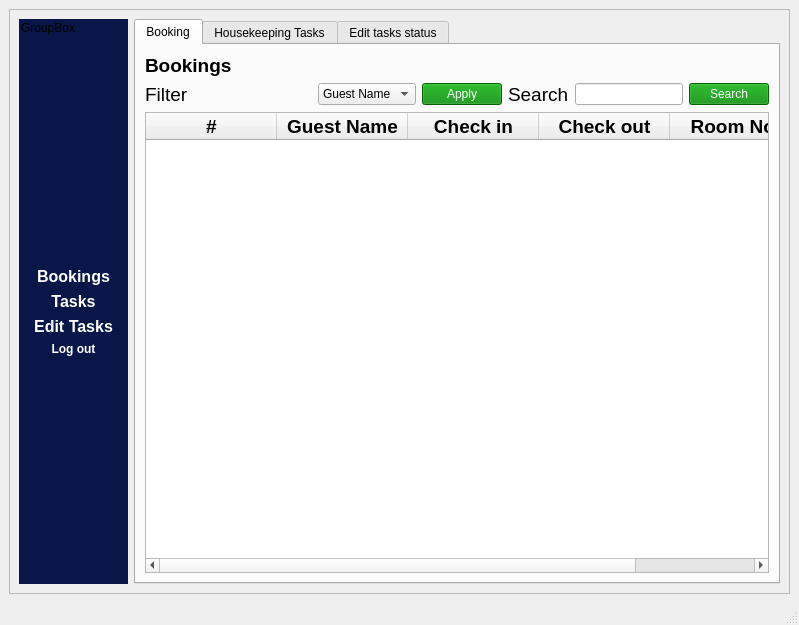
<?xml version="1.0" encoding="UTF-8"?>
<ui version="4.0">
 <class>MainWindow</class>
 <widget class="QMainWindow" name="MainWindow">
  <property name="geometry">
   <rect>
    <x>0</x>
    <y>0</y>
    <width>799</width>
    <height>625</height>
   </rect>
  </property>
  <property name="windowTitle">
   <string>MainWindow</string>
  </property>
  <widget class="QWidget" name="centralwidget">
   <layout class="QGridLayout" name="gridLayout">
    <item row="0" column="0">
     <widget class="QScrollArea" name="scrollArea">
      <property name="widgetResizable">
       <bool>true</bool>
      </property>
      <widget class="QWidget" name="scrollAreaWidgetContents">
       <property name="geometry">
        <rect>
         <x>0</x>
         <y>0</y>
         <width>777</width>
         <height>563</height>
        </rect>
       </property>
       <layout class="QGridLayout" name="gridLayout_5">
        <item row="0" column="0">
         <layout class="QGridLayout" name="gridLayout_2">
          <item row="0" column="0">
           <widget class="QGroupBox" name="groupBox">
            <property name="styleSheet">
             <string notr="true">QGroupBox {
	
	background-color: rgb(8, 23, 72);
border:none;
}</string>
            </property>
            <property name="title">
             <string>GroupBox</string>
            </property>
            <layout class="QGridLayout" name="gridLayout_4">
             <item row="0" column="0">
              <layout class="QVBoxLayout" name="verticalLayout">
               <item>
                <widget class="QPushButton" name="pushButton_13">
                 <property name="styleSheet">
                  <string notr="true">QPushButton{
	color: rgb(255, 255, 255);
	background-color: rgb(8, 23, 72);
border: none;
outline: none;
	font: 75 italic 18pt &quot;Segoe UI&quot;;
}
QPushButton::hover
{

	background-color: rgb(0, 85, 255);
}</string>
                 </property>
                 <property name="text">
                  <string/>
                 </property>
                </widget>
               </item>
               <item>
                <widget class="QPushButton" name="pushButton">
                 <property name="font">
                  <font>
                   <family>Segoe UI</family>
                   <pointsize>12</pointsize>
                   <weight>75</weight>
                   <italic>false</italic>
                   <bold>true</bold>
                  </font>
                 </property>
                 <property name="styleSheet">
                  <string notr="true">QPushButton{
	color: rgb(255, 255, 255);
	background-color: rgb(8, 23, 72);
border: none;
outline: none;
	font: 75 italic 12pt &quot;Segoe UI&quot;;
font:Bold;
}
QPushButton::hover
{

	background-color: rgb(0, 85, 255);
}</string>
                 </property>
                 <property name="text">
                  <string>  Bookings  </string>
                 </property>
                 <property name="shortcut">
                  <string/>
                 </property>
                </widget>
               </item>
               <item>
                <widget class="QPushButton" name="pushButton_2">
                 <property name="font">
                  <font>
                   <family>Segoe UI</family>
                   <pointsize>12</pointsize>
                   <weight>75</weight>
                   <italic>false</italic>
                   <bold>true</bold>
                  </font>
                 </property>
                 <property name="styleSheet">
                  <string notr="true">QPushButton{
	color: rgb(255, 255, 255);
	background-color: rgb(8, 23, 72);
border: none;
outline: none;
	font: 75 italic 12pt &quot;Segoe UI&quot;;
font:Bold;
}
QPushButton::hover
{

	background-color: rgb(0, 85, 255);
}</string>
                 </property>
                 <property name="text">
                  <string>Tasks</string>
                 </property>
                </widget>
               </item>
               <item>
                <widget class="QPushButton" name="pushButton_3">
                 <property name="font">
                  <font>
                   <family>Segoe UI</family>
                   <pointsize>12</pointsize>
                   <weight>75</weight>
                   <italic>false</italic>
                   <bold>true</bold>
                  </font>
                 </property>
                 <property name="styleSheet">
                  <string notr="true">QPushButton{
	color: rgb(255, 255, 255);
	background-color: rgb(8, 23, 72);
border: none;
outline: none;
	font: 75 italic 12pt &quot;Segoe UI&quot;;
font:Bold;
}
QPushButton::hover
{

	background-color: rgb(0, 85, 255);
}</string>
                 </property>
                 <property name="text">
                  <string>Edit Tasks</string>
                 </property>
                </widget>
               </item>
               <item>
                <widget class="QPushButton" name="pushButton_4">
                 <property name="styleSheet">
                  <string notr="true">QPushButton{
	color: rgb(255, 255, 255);
	background-color: rgb(8, 23, 72);
border: none;
outline: none;
	font: 75 italic 12pt &quot;Segoe UI&quot;;
font:Bold;
}
QPushButton::hover
{

	background-color: rgb(0, 85, 255);
}</string>
                 </property>
                 <property name="text">
                  <string>Log out</string>
                 </property>
                </widget>
               </item>
              </layout>
             </item>
            </layout>
           </widget>
          </item>
          <item row="0" column="1">
           <widget class="QTabWidget" name="tabWidget">
            <property name="styleSheet">
             <string notr="true"/>
            </property>
            <property name="currentIndex">
             <number>0</number>
            </property>
            <widget class="QWidget" name="tab">
             <attribute name="title">
              <string>Booking</string>
             </attribute>
             <layout class="QGridLayout" name="gridLayout_3" columnstretch="10,0,0,0,0,0,0,0">
              <item row="0" column="0" colspan="2">
               <widget class="QLabel" name="label_2">
                <property name="font">
                 <font>
                  <family>Segoe UI</family>
                  <pointsize>14</pointsize>
                  <weight>75</weight>
                  <italic>false</italic>
                  <bold>true</bold>
                 </font>
                </property>
                <property name="styleSheet">
                 <string notr="true">QLabel{
font-weight:bold;
}</string>
                </property>
                <property name="text">
                 <string>Bookings</string>
                </property>
               </widget>
              </item>
              <item row="1" column="2" colspan="2">
               <widget class="QComboBox" name="comboBox_4">
                <item>
                 <property name="text">
                  <string>Guest Name</string>
                 </property>
                </item>
                <item>
                 <property name="text">
                  <string>Room No.</string>
                 </property>
                </item>
               </widget>
              </item>
              <item row="1" column="4">
               <widget class="QPushButton" name="pushButton_5">
                <property name="styleSheet">
                 <string notr="true">QPushButton {
	
	font: 75 10pt &quot;Segoe UI&quot;;
	
	background-color: rgb(0, 136, 0);
	color: rgb(255, 255, 255);
 }

QPushButton::hover
{

	
	background-color: rgb(0, 255, 0);
}</string>
                </property>
                <property name="text">
                 <string>Apply</string>
                </property>
               </widget>
              </item>
              <item row="1" column="6">
               <widget class="QLineEdit" name="lineEdit"/>
              </item>
              <item row="1" column="5">
               <widget class="QLabel" name="label_4">
                <property name="font">
                 <font>
                  <family>Segoe UI</family>
                  <pointsize>14</pointsize>
                  <weight>50</weight>
                  <italic>false</italic>
                  <bold>false</bold>
                 </font>
                </property>
                <property name="text">
                 <string>Search</string>
                </property>
               </widget>
              </item>
              <item row="1" column="7">
               <widget class="QPushButton" name="pushButton_6">
                <property name="styleSheet">
                 <string notr="true">QPushButton {
	
	font: 75 10pt &quot;Segoe UI&quot;;
	
	background-color: rgb(0, 136, 0);
	color: rgb(255, 255, 255);
 }

QPushButton::hover
{

	
	background-color: rgb(0, 255, 0);
}</string>
                </property>
                <property name="text">
                 <string>Search</string>
                </property>
               </widget>
              </item>
              <item row="1" column="0">
               <widget class="QLabel" name="label_3">
                <property name="font">
                 <font>
                  <family>Segoe UI</family>
                  <pointsize>14</pointsize>
                  <weight>50</weight>
                  <italic>false</italic>
                  <bold>false</bold>
                 </font>
                </property>
                <property name="text">
                 <string>Filter</string>
                </property>
               </widget>
              </item>
              <item row="2" column="0" colspan="8">
               <widget class="QTableWidget" name="tableWidget_2">
                <attribute name="horizontalHeaderDefaultSectionSize">
                 <number>131</number>
                </attribute>
                <column>
                 <property name="text">
                  <string>#</string>
                 </property>
                 <property name="font">
                  <font>
                   <family>Segoe UI</family>
                   <pointsize>14</pointsize>
                   <weight>75</weight>
                   <bold>true</bold>
                  </font>
                 </property>
                 <property name="textAlignment">
                  <set>AlignCenter</set>
                 </property>
                </column>
                <column>
                 <property name="text">
                  <string>Guest Name</string>
                 </property>
                 <property name="font">
                  <font>
                   <family>Segoe UI</family>
                   <pointsize>14</pointsize>
                   <weight>75</weight>
                   <bold>true</bold>
                  </font>
                 </property>
                 <property name="textAlignment">
                  <set>AlignCenter</set>
                 </property>
                </column>
                <column>
                 <property name="text">
                  <string>Check in</string>
                 </property>
                 <property name="font">
                  <font>
                   <family>Segoe UI</family>
                   <pointsize>14</pointsize>
                   <weight>75</weight>
                   <bold>true</bold>
                  </font>
                 </property>
                 <property name="textAlignment">
                  <set>AlignCenter</set>
                 </property>
                </column>
                <column>
                 <property name="text">
                  <string>Check out</string>
                 </property>
                 <property name="font">
                  <font>
                   <family>Segoe UI</family>
                   <pointsize>14</pointsize>
                   <weight>75</weight>
                   <bold>true</bold>
                  </font>
                 </property>
                 <property name="textAlignment">
                  <set>AlignCenter</set>
                 </property>
                </column>
                <column>
                 <property name="text">
                  <string>Room No.</string>
                 </property>
                 <property name="font">
                  <font>
                   <pointsize>14</pointsize>
                   <weight>75</weight>
                   <bold>true</bold>
                  </font>
                 </property>
                </column>
               </widget>
              </item>
             </layout>
            </widget>
            <widget class="QWidget" name="tab_2">
             <attribute name="title">
              <string>Housekeeping Tasks</string>
             </attribute>
             <layout class="QGridLayout" name="gridLayout_6">
              <item row="0" column="0">
               <widget class="QLabel" name="label_47">
                <property name="font">
                 <font>
                  <family>Segoe UI</family>
                  <pointsize>14</pointsize>
                  <weight>75</weight>
                  <italic>false</italic>
                  <bold>true</bold>
                 </font>
                </property>
                <property name="styleSheet">
                 <string notr="true">QLabel{
font-weight:bold;
}</string>
                </property>
                <property name="text">
                 <string>Tasks</string>
                </property>
               </widget>
              </item>
              <item row="1" column="0" colspan="2">
               <widget class="QTableWidget" name="tableWidget_9">
                <column>
                 <property name="text">
                  <string>#</string>
                 </property>
                 <property name="font">
                  <font>
                   <family>Segoe UI</family>
                   <pointsize>14</pointsize>
                  </font>
                 </property>
                 <property name="textAlignment">
                  <set>AlignCenter</set>
                 </property>
                </column>
                <column>
                 <property name="text">
                  <string>Date</string>
                 </property>
                 <property name="font">
                  <font>
                   <family>Segoe UI</family>
                   <pointsize>14</pointsize>
                  </font>
                 </property>
                 <property name="textAlignment">
                  <set>AlignCenter</set>
                 </property>
                </column>
                <column>
                 <property name="text">
                  <string>Task</string>
                 </property>
                 <property name="font">
                  <font>
                   <family>Segoe UI</family>
                   <pointsize>14</pointsize>
                  </font>
                 </property>
                 <property name="textAlignment">
                  <set>AlignCenter</set>
                 </property>
                </column>
                <column>
                 <property name="text">
                  <string>Satuts</string>
                 </property>
                 <property name="font">
                  <font>
                   <family>Segoe UI</family>
                   <pointsize>14</pointsize>
                  </font>
                 </property>
                 <property name="textAlignment">
                  <set>AlignCenter</set>
                 </property>
                </column>
               </widget>
              </item>
              <item row="2" column="1">
               <widget class="QPushButton" name="pushButton_9">
                <property name="styleSheet">
                 <string notr="true">QPushButton {
	
	font: 75 16pt &quot;Segoe UI&quot;;
	
	background-color: rgb(0, 136, 0);
	color: rgb(255, 255, 255);
 }

QPushButton::hover
{

	
	background-color: rgb(0, 255, 0);
}</string>
                </property>
                <property name="text">
                 <string>Edit Tasks status</string>
                </property>
               </widget>
              </item>
              <item row="0" column="1">
               <widget class="QPushButton" name="pushButton_12">
                <property name="styleSheet">
                 <string notr="true">QPushButton {
	
	font: 75 16pt &quot;Segoe UI&quot;;
	
	background-color: rgb(0, 136, 0);
	color: rgb(255, 255, 255);
 }

QPushButton::hover
{

	
	background-color: rgb(0, 255, 0);
}</string>
                </property>
                <property name="text">
                 <string>Show all assigned tasks</string>
                </property>
               </widget>
              </item>
             </layout>
            </widget>
            <widget class="QWidget" name="tab_3">
             <attribute name="title">
              <string>Edit tasks status</string>
             </attribute>
             <widget class="QWidget" name="">
              <property name="geometry">
               <rect>
                <x>9</x>
                <y>8</y>
                <width>551</width>
                <height>441</height>
               </rect>
              </property>
              <layout class="QGridLayout" name="gridLayout_7">
               <item row="0" column="0">
                <widget class="QLabel" name="label_52">
                 <property name="maximumSize">
                  <size>
                   <width>16777215</width>
                   <height>50</height>
                  </size>
                 </property>
                 <property name="font">
                  <font>
                   <family>Segoe UI</family>
                   <pointsize>14</pointsize>
                   <weight>75</weight>
                   <italic>false</italic>
                   <bold>true</bold>
                  </font>
                 </property>
                 <property name="styleSheet">
                  <string notr="true">QLabel{
font-weight:bold;
}</string>
                 </property>
                 <property name="text">
                  <string>Edit Tasks Status</string>
                 </property>
                </widget>
               </item>
               <item row="1" column="0">
                <widget class="QLabel" name="label_54">
                 <property name="maximumSize">
                  <size>
                   <width>16777215</width>
                   <height>100</height>
                  </size>
                 </property>
                 <property name="font">
                  <font>
                   <family>Segoe UI</family>
                   <pointsize>14</pointsize>
                   <weight>50</weight>
                   <italic>false</italic>
                   <bold>false</bold>
                  </font>
                 </property>
                 <property name="text">
                  <string>&lt;html&gt;&lt;head/&gt;&lt;body&gt;&lt;p&gt;&lt;span style=&quot; font-weight:600;&quot;&gt;Task Number&lt;/span&gt;&lt;/p&gt;&lt;/body&gt;&lt;/html&gt;</string>
                 </property>
                </widget>
               </item>
               <item row="1" column="1">
                <widget class="QLineEdit" name="lineEdit_33">
                 <property name="font">
                  <font>
                   <family>Segoe UI</family>
                   <pointsize>11</pointsize>
                  </font>
                 </property>
                 <property name="placeholderText">
                  <string>Enter Task Number</string>
                 </property>
                </widget>
               </item>
               <item row="2" column="0">
                <widget class="QPushButton" name="pushButton_10">
                 <property name="font">
                  <font>
                   <family>Segoe UI</family>
                   <pointsize>16</pointsize>
                   <weight>9</weight>
                   <italic>false</italic>
                   <bold>false</bold>
                  </font>
                 </property>
                 <property name="styleSheet">
                  <string notr="true">QPushButton {
	
	font: 75 16pt &quot;Segoe UI&quot;;
	
	background-color: rgb(0, 136, 0);
	color: rgb(255, 255, 255);
 }

QPushButton::hover
{

	
	background-color: rgb(0, 255, 0);
}</string>
                 </property>
                 <property name="text">
                  <string>Cancel</string>
                 </property>
                </widget>
               </item>
               <item row="2" column="2">
                <widget class="QPushButton" name="pushButton_11">
                 <property name="styleSheet">
                  <string notr="true">QPushButton {
	
	font: 75 16pt &quot;Segoe UI&quot;;
	
	background-color: rgb(0, 136, 0);
	color: rgb(255, 255, 255);
 }

QPushButton::hover
{

	
	background-color: rgb(0, 255, 0);
}</string>
                 </property>
                 <property name="text">
                  <string>Mark as Done</string>
                 </property>
                </widget>
               </item>
              </layout>
             </widget>
            </widget>
           </widget>
          </item>
         </layout>
        </item>
       </layout>
      </widget>
     </widget>
    </item>
   </layout>
  </widget>
  <widget class="QMenuBar" name="menubar">
   <property name="geometry">
    <rect>
     <x>0</x>
     <y>0</y>
     <width>799</width>
     <height>20</height>
    </rect>
   </property>
  </widget>
  <widget class="QStatusBar" name="statusbar"/>
 </widget>
 <resources/>
 <connections/>
</ui>
